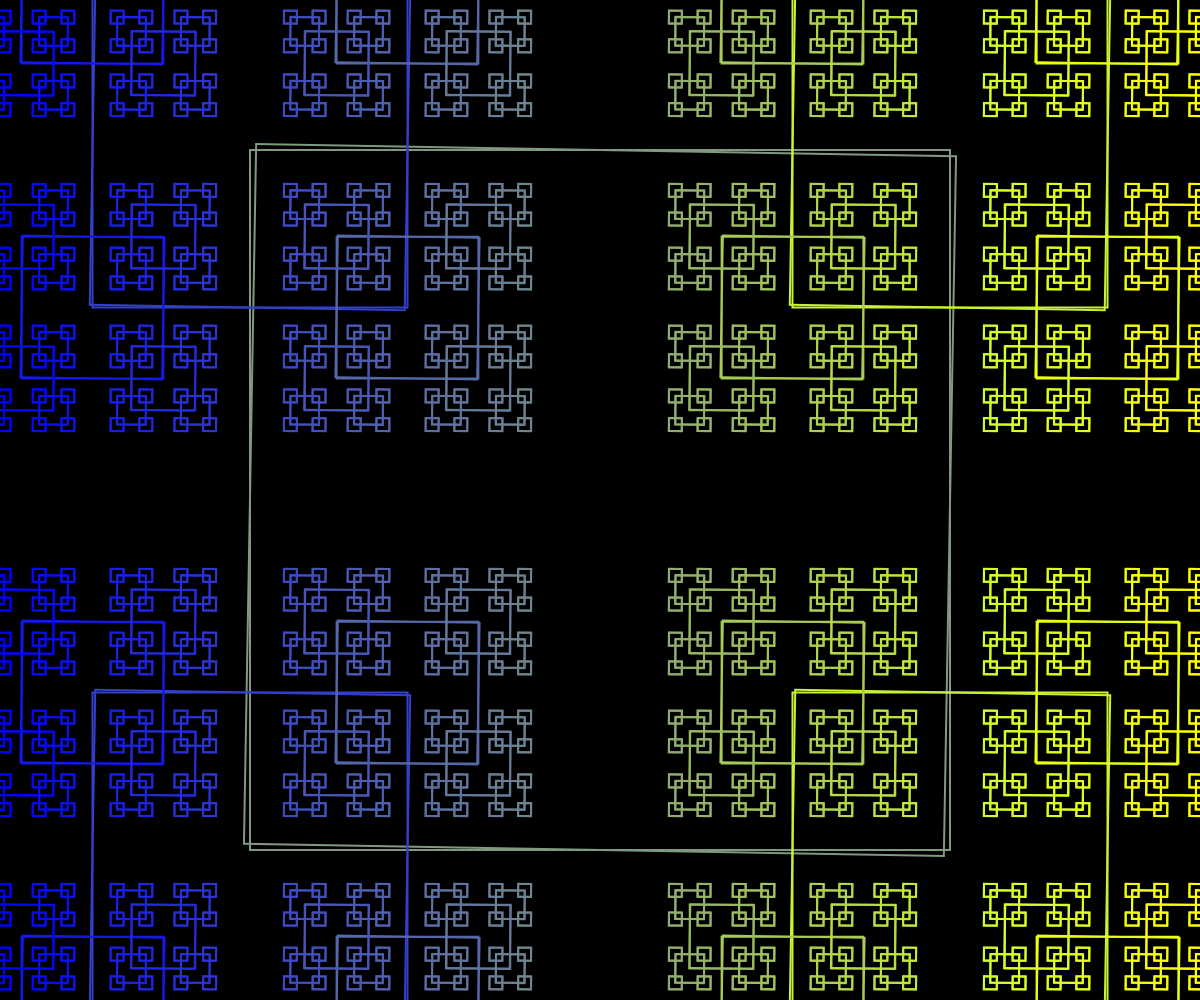
Frame 1 (no input)
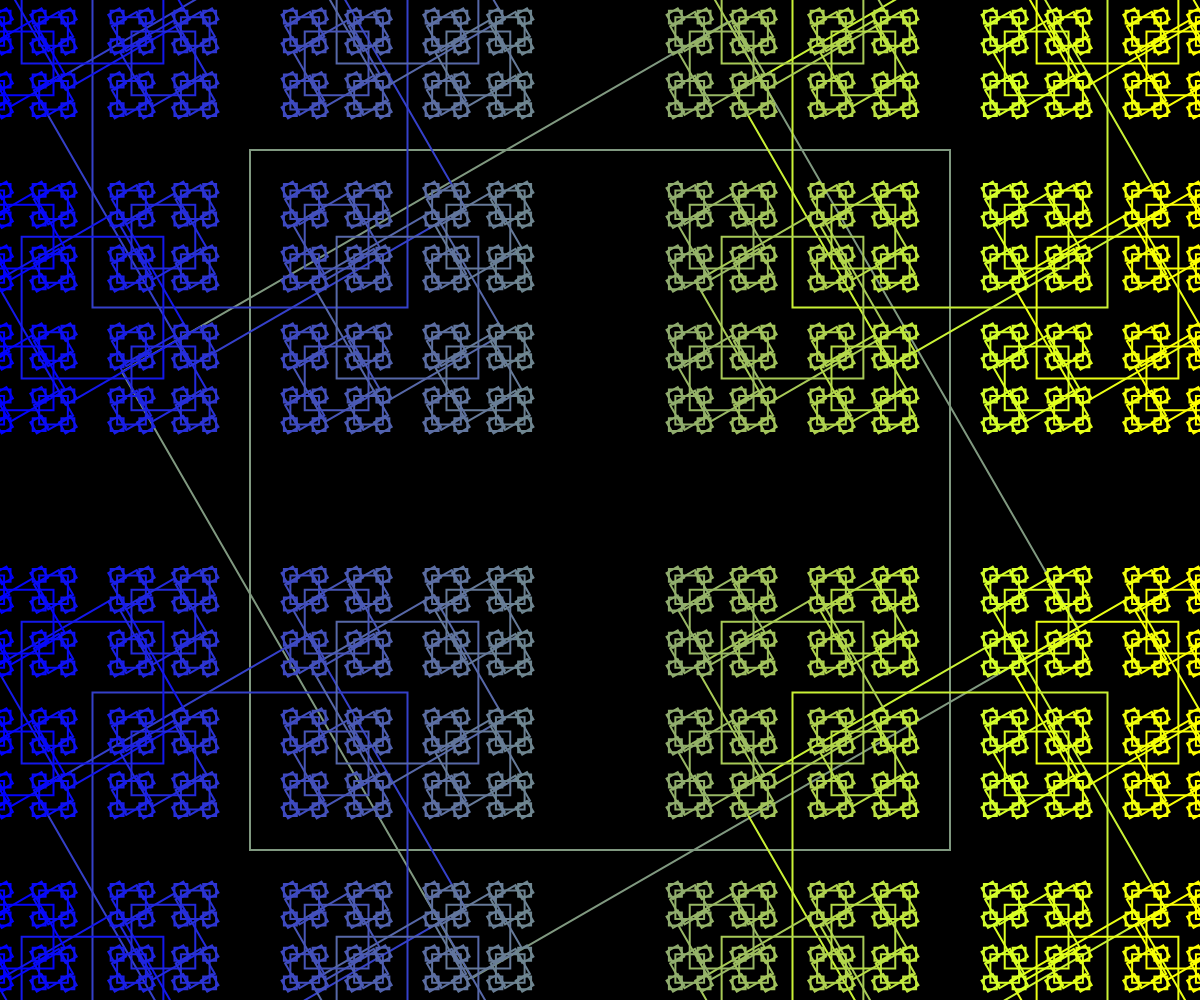
Frame 60 (no input)
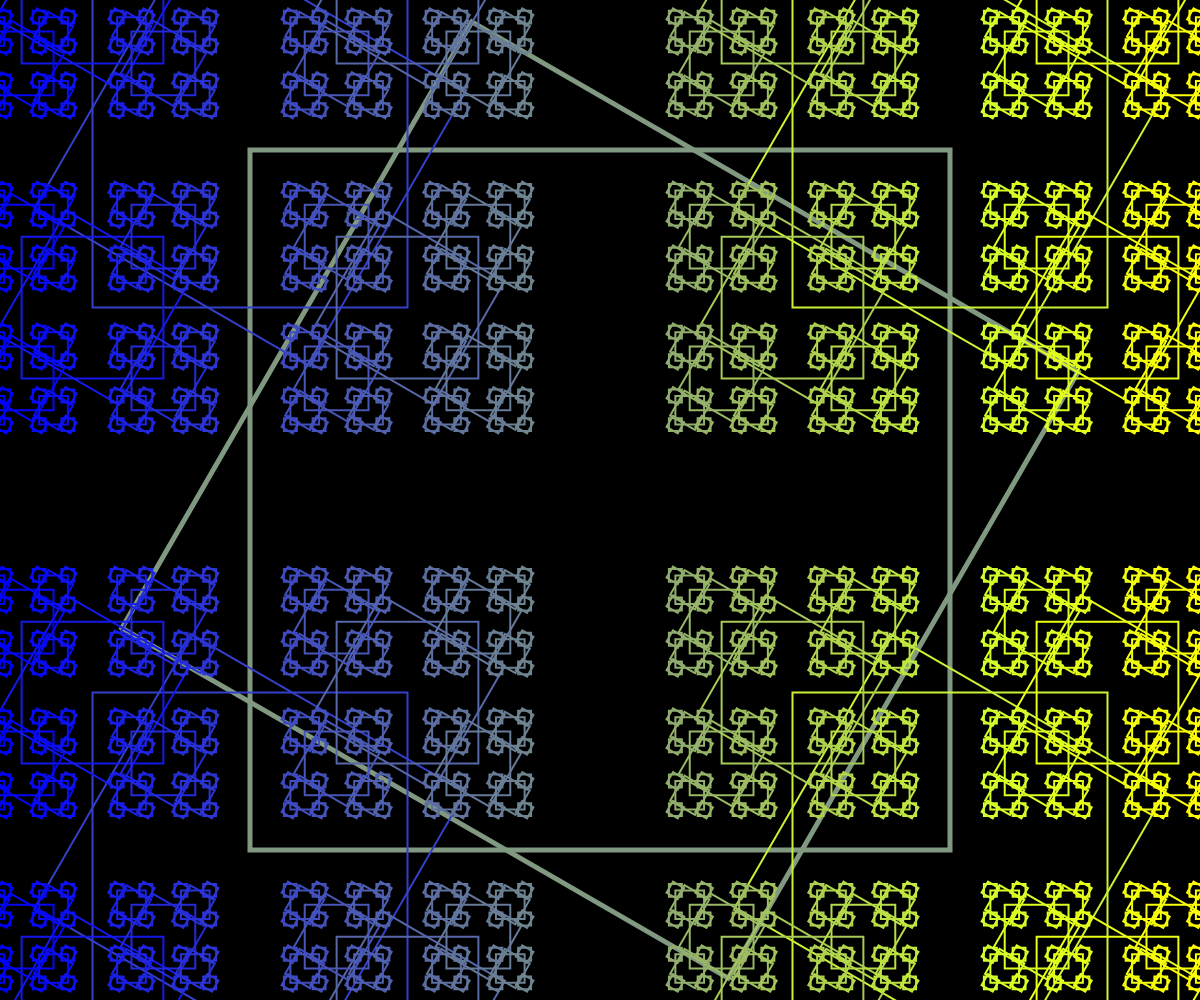
Frame 120 (the mouse pressed at the canvas centre since frame 60)

The p5.js sketch that drew these frames (run headless with seeded random() and noise() and a simulated clock; from frame 60 on, the mouse is pressed at the canvas centre):

// p5.js sketch
// ── sketch.js
// Visual Recursion
// Adela
// 4/29/2026


function setup() {
  createCanvas(windowWidth, windowHeight);
}

function draw() {
  background(0);
  // centerCircle(width/2, height/2, width);
  // circleFractal(width/2, height/2, 700);
  luckySquare(width / 2, height / 2, 700);

}

function centerCircle(x, y, d) {
  // recursively draw concentric circles

  // Base case...implict
  if (d > 10) {
    //recursive case
    circle(x, y, d);
    centerCircle(x, y, d * 0.95);
  }

  //if th erecursive case is skipped,
  //we unravel one level (base case)
}

function circleFractal(x, y, d) {
  noFill();
  if (d > 1) {
    circle(x, y, d);
    circleFractal(x - d / 2, y, d / 2);
    circleFractal(x + d / 2, y, d / 2);
    circleFractal(x, y + d / 2, d / 2);
    // circleFractal(x, y- d/2, d/2);
  }
}

function luckySquare(x, y, s) {
  rectMode(CENTER); noFill();
  
  if (s > 10) {
    let r = map (x, 0, width, 0, 255);
    let g = map (x, 0, height, 0, 255);
    let b = map (x, 0, width, 255, 0);
    stroke(r,g,b);
    
    if( dist(x,y,mouseX, mouseY)<=s/2){
      strokeWeight(5);
    }
    else strokeWeight(2);

    push()
    translate(x,y);
    rotate(radians(frameCount));
    square(0,0,s);
    pop();

    square(x,y,s);
    luckySquare(x - s / 2, y - s / 2, s * 0.45);
    luckySquare(x + s / 2, y - s / 2, s * 0.45);
    luckySquare(x - s / 2, y + s / 2, s * 0.45);
    luckySquare(x + s / 2, y + s / 2, s * 0.45);
  }
}
